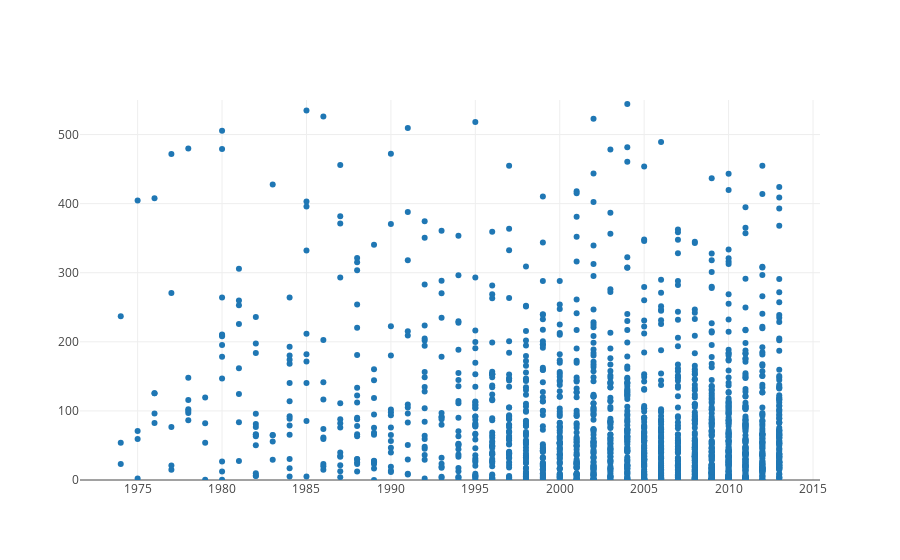

Notebook code cell kept with this figure:
### Markdown cell above
Now imagine a data scientist in your company wants to take a crack at his own model for predicting a movie's revenue.  The data scientist notices, that in general, movies tend to make more money per year.

### Code cell
from graph import build_layout
years = list(map(lambda movie: movie['year'],movies))
years_and_revenues = trace_values(years, domestic_revenues, text = titles)
years_layout = build_layout(y_range = [0, 550])
plot([years_and_revenues], years_layout)

### Figure 1 — Plotly figure (JSON) as saved in the notebook; plotly's stock layout.template omitted (floating-point values rounded to 4 significant figures; data arrays with more than 128 entries replaced by an {"elided": "..."} marker saying what was removed)
{"data": [{"mode": "markers", "name": "data", "text": {"elided": "1776 str values"}, "x": {"elided": "1794 int values"}, "y": {"elided": "1776 float values"}}], "layout": {"yaxis": {"range": [0, 550]}}}
